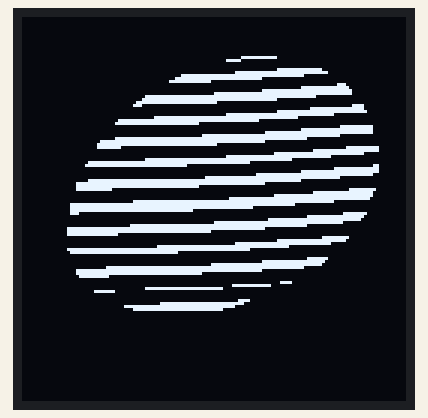
Simulated run of this sketch. Board: Arduino Uno, built for the host (arithmetic inside an expression is 32-bit, double 64-bit). Parts: 128×128 one-colour display. Random numbers use the default seed unless the sketch sets one; what the sketch prints to the serial monitor is not drawn.

Above: at 0.2 s.
At 7.03 s:
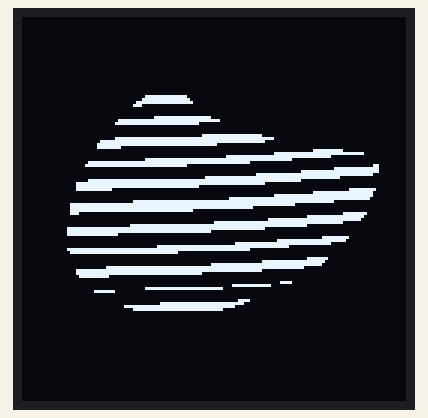
At 9.8 s:
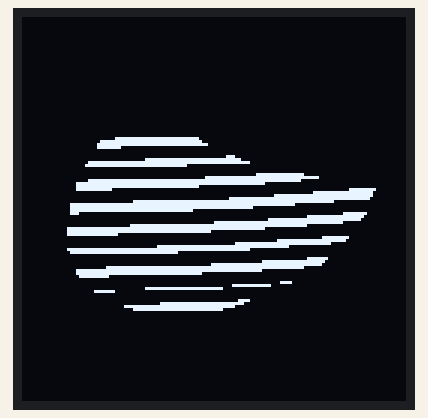
At 14.2 s:
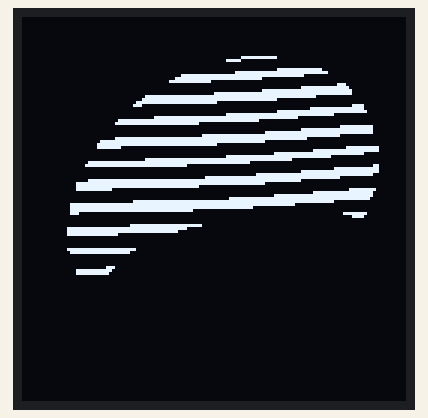
At 23.33 s:
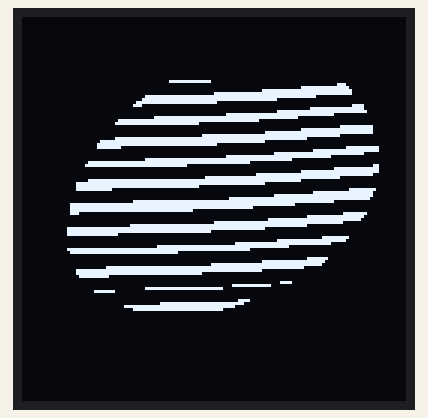
At 33.3 s:
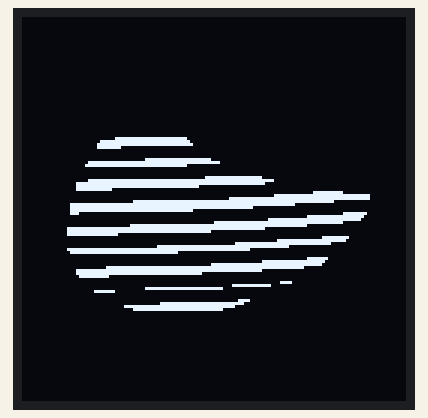

The sketch:

EveEyes.ino
```cpp
//2025-07-17
//Added both eyes on 2 screens (one is commented out currently)

#include <Wire.h>
#include <Adafruit_GFX.h>
#include <Adafruit_SH110X.h>
#include "eye_bitmap.h"

#define SCREEN_WIDTH 128
#define SCREEN_HEIGHT 128

TwoWire wireLeft = TwoWire(0);
TwoWire wireRight = TwoWire(1);

Adafruit_SH1107 displayLeft(SCREEN_WIDTH, SCREEN_HEIGHT, &wireLeft, -1);
Adafruit_SH1107 displayRight(SCREEN_WIDTH, SCREEN_HEIGHT, &wireRight, -1);

enum EyeMode {
  EYE_NEUTRAL,
  EYE_HAPPY,
  EYE_SAD
};

struct EyeState {
  EyeMode mode = EYE_NEUTRAL;
  bool animating = false;
  unsigned long startTime = 0;
};

EyeState eyeLeft;
EyeState eyeRight;

const int smileRiseHeight     = 20;
const int smileRiseDuration   = 1000;
const int smileHoldDuration   = 2000;
const int smileFallDuration   = 400;
const int totalSmileTime = smileRiseDuration + smileHoldDuration + smileFallDuration;

const int sadCoverMaxOffset   = 20;
const int sadRiseDuration     = 1000;
const int sadHoldDuration     = 2000;
const int sadFallDuration     = 400;
const int totalSadTime = sadRiseDuration + sadHoldDuration + sadFallDuration;

int blinkStageLeft = 0;
int blinkStageRight = 0;
unsigned long lastBlinkTimeLeft = 0;
unsigned long lastBlinkTimeRight = 0;
unsigned long blinkIntervalLeft = 4000;
unsigned long blinkIntervalRight = 4000;
const int blinkStepDelay = 60;


void drawTiltedSmile(Adafruit_SH1107 &display, int cx, int cy, int rx, int ry, int offsetY, float tilt) {
  for (int y = -ry; y <= 0; y++) {
    float fy = y / float(ry);
    float fx = sqrt(1.0 - fy * fy);
    int halfWidth = int(rx * fx);
    int shift = int(y * tilt);
    int x0 = cx - halfWidth + shift;
    int x1 = cx + halfWidth + shift;
    int drawY = cy + y - offsetY;
    display.drawFastHLine(x0, drawY, x1 - x0, SH110X_BLACK);
  }
  display.fillRect(0, cy - offsetY + 1, SCREEN_WIDTH, SCREEN_HEIGHT, SH110X_BLACK);
}

void drawTiltedFrown(Adafruit_SH1107 &display, int cx, int cy, int rx, int ry, int offsetY, float tilt) {
  for (float y = 0; y <= ry; y += 0.5) {
    float fy = y / float(ry);
    float fx = sqrt(1.0 - fy * fy);
    int halfWidth = int(rx * fx);

    int shift = int(y * tilt);
    int x0 = cx - halfWidth + shift;
    int x1 = cx + halfWidth + shift;
    int drawY = cy + y + offsetY;

    display.drawFastHLine(x0, drawY, x1 - x0, SH110X_BLACK);
  }
  display.fillRect(0, 0, SCREEN_WIDTH, cy + offsetY, SH110X_BLACK);
}

void drawSadRight(Adafruit_SH1107 &display, unsigned long elapsed) {
  int offsetY = 0;
  if (elapsed < sadRiseDuration) {
    offsetY = map(elapsed, 0, sadRiseDuration, 0, sadCoverMaxOffset);
  } else if (elapsed < sadRiseDuration + sadHoldDuration) {
    offsetY = sadCoverMaxOffset;
  } else if (elapsed < totalSadTime) {
    int fallElapsed = elapsed - sadRiseDuration - sadHoldDuration;
    offsetY = map(fallElapsed, 0, sadFallDuration, sadCoverMaxOffset, 0);
  }
  drawTiltedFrown(display, 130, 20, 75, 20, offsetY, 0.5);
}

void drawHappyRight(Adafruit_SH1107 &display, unsigned long elapsed) {
  int smileOffset = 0;
  if (elapsed < smileRiseDuration) {
    smileOffset = map(elapsed, 0, smileRiseDuration, 0, smileRiseHeight);
  } else if (elapsed < smileRiseDuration + smileHoldDuration) {
    smileOffset = smileRiseHeight;
  } else if (elapsed < totalSmileTime) {
    int fallElapsed = elapsed - smileRiseDuration - smileHoldDuration;
    smileOffset = map(fallElapsed, 0, smileFallDuration, smileRiseHeight, 0);
  }
  drawTiltedSmile(display, 84, 105, 55, 20, smileOffset, -0.5);
}


void drawSadLeft(Adafruit_SH1107 &display, unsigned long elapsed) {
  int offsetY = 0;
  if (elapsed < sadRiseDuration) {
    offsetY = map(elapsed, 0, sadRiseDuration, 0, sadCoverMaxOffset);
  } else if (elapsed < sadRiseDuration + sadHoldDuration) {
    offsetY = sadCoverMaxOffset;
  } else if (elapsed < totalSadTime) {
    int fallElapsed = elapsed - sadRiseDuration - sadHoldDuration;
    offsetY = map(fallElapsed, 0, sadFallDuration, sadCoverMaxOffset, 0);
  }

  int cx = 126;
  drawTiltedFrown(display, cx, 20, 75, 20, offsetY, -0.5);
}

void drawHappyLeft(Adafruit_SH1107 &display, unsigned long elapsed) {
  int smileOffset = 0;
  if (elapsed < smileRiseDuration) {
    smileOffset = map(elapsed, 0, smileRiseDuration, 0, smileRiseHeight);
  } else if (elapsed < smileRiseDuration + smileHoldDuration) {
    smileOffset = smileRiseHeight;
  } else if (elapsed < totalSmileTime) {
    int fallElapsed = elapsed - smileRiseDuration - smileHoldDuration;
    smileOffset = map(fallElapsed, 0, smileFallDuration, smileRiseHeight, 0);
  }
  int cx = SCREEN_WIDTH - 84;
  drawTiltedSmile(display, cx, 105, 55, 20, smileOffset, 0.5);
}

void drawBlinkLids(Adafruit_SH1107 &display, unsigned long now, EyeState &eye, int &blinkStage, unsigned long &lastBlinkTime, unsigned long &blinkInterval) {
  bool allowBlink = (eye.mode == EYE_NEUTRAL);

  if (allowBlink) {
    if (blinkStage == 0 && now - lastBlinkTime > blinkInterval) {
      blinkStage = 1;
      lastBlinkTime = now;
    } else if (blinkStage > 0 && now - lastBlinkTime > blinkStepDelay) {
      blinkStage++;
      lastBlinkTime = now;
      if (blinkStage > 6) {
        blinkStage = 0;
        blinkInterval = random(3000, 6000);
      }
    }
  }

  if (blinkStage > 0) {
    int blinkLevel = (blinkStage <= 3) ? blinkStage : 6 - blinkStage;
    int lidHeight = (SCREEN_HEIGHT / 6) * blinkLevel;

    display.fillRect(0, 0, SCREEN_WIDTH, lidHeight, SH110X_BLACK);
    display.fillRect(0, SCREEN_HEIGHT - lidHeight, SCREEN_WIDTH, lidHeight, SH110X_BLACK);
  }
}

void renderEyeRight(unsigned long now) {
  displayRight.clearDisplay();
  displayRight.drawBitmap(0, 0, eye_bitmap, EYE_WIDTH, EYE_HEIGHT, SH110X_WHITE);

  switch (eyeRight.mode) {
    case EYE_HAPPY:
      drawHappyRight(displayRight, now - eyeRight.startTime);
      break;
    case EYE_SAD:
      drawSadRight(displayRight, now - eyeRight.startTime);
      break;
    case EYE_NEUTRAL:
    default:
      break;
  }

  drawBlinkLids(displayRight, now, eyeRight, blinkStageRight, lastBlinkTimeRight, blinkIntervalRight);
  displayRight.display();
}

void renderEyeLeft(unsigned long now) {
  displayLeft.clearDisplay();
  displayLeft.drawBitmap(0, 0, eye_bitmap, EYE_WIDTH, EYE_HEIGHT, SH110X_WHITE);

  switch (eyeLeft.mode) {
    case EYE_HAPPY:
      drawHappyLeft(displayLeft, now - eyeLeft.startTime);
      break;
    case EYE_SAD:
      drawSadLeft(displayLeft, now - eyeLeft.startTime);
      break;
    case EYE_NEUTRAL:
    default:
      break;
  }

  drawBlinkLids(displayLeft, now, eyeLeft, blinkStageLeft, lastBlinkTimeLeft, blinkIntervalLeft);
  displayLeft.display();
}

void updateEyeState(EyeState &eye, unsigned long now) {
  static unsigned long lastTriggerLeft = 0;
  static unsigned long lastTriggerRight = 0;
  static bool nextSadLeft = true;
  static bool nextSadRight = true;

  if (&eye == &eyeLeft) {
    if (eye.mode == EYE_NEUTRAL && now - lastTriggerLeft > random(6000, 10000)) {
      eye.mode = nextSadLeft ? EYE_SAD : EYE_HAPPY;
      eye.animating = true;
      eye.startTime = now;
      lastTriggerLeft = now;
      nextSadLeft = !nextSadLeft;
    }

    if (eye.mode == EYE_HAPPY && eye.animating && now - eye.startTime > totalSmileTime) {
      eye.mode = EYE_NEUTRAL;
      eye.animating = false;
    }

    if (eye.mode == EYE_SAD && eye.animating && now - eye.startTime > totalSadTime) {
      eye.mode = EYE_NEUTRAL;
      eye.animating = false;
    }
  } else if (&eye == &eyeRight) {
    if (eye.mode == EYE_NEUTRAL && now - lastTriggerRight > random(6000, 10000)) {
      eye.mode = nextSadRight ? EYE_SAD : EYE_HAPPY;
      eye.animating = true;
      eye.startTime = now;
      lastTriggerRight = now;
      nextSadRight = !nextSadRight;
    }

    if (eye.mode == EYE_HAPPY && eye.animating && now - eye.startTime > totalSmileTime) {
      eye.mode = EYE_NEUTRAL;
      eye.animating = false;
    }

    if (eye.mode == EYE_SAD && eye.animating && now - eye.startTime > totalSadTime) {
      eye.mode = EYE_NEUTRAL;
      eye.animating = false;
    }
  }
}

void setup() {
  Serial.begin(115200);


  //wireLeft.begin(21, 22);
  wireRight.begin(19, 18);

 /* Serial.println("Initializing Left Display...");
  bool leftOk = displayLeft.begin(0x3C, true);
  if (!leftOk) {
    Serial.println("Left display not found.");
  }
*/
  Serial.println("Initializing Right Display...");
  bool rightOk = displayRight.begin(0x3C, true);
  if (!rightOk) {
    Serial.println("Right display not found. Halting.");
    while (1);
  }

//  displayLeft.clearDisplay();
//  displayLeft.display();

  displayRight.clearDisplay();
  displayRight.display();
}

void loop() {
  unsigned long now = millis();

//  updateEyeState(eyeLeft, now);
  updateEyeState(eyeRight, now);

 // renderEyeLeft(now);
  renderEyeRight(now);

  delay(30);
}
```

Source omitted: eye_bitmap.h (data table, 12638 bytes)

Measured:
- what the display in image 0 shows lasts 4.0 s, from 0.1 s to 4.1 s
- what the display in image 3 shows lasts 2.0 s, from 14.2 s to 16.2 s
- what the display in image 4 shows lasts 0.4 s, from 23.1 s to 23.5 s
